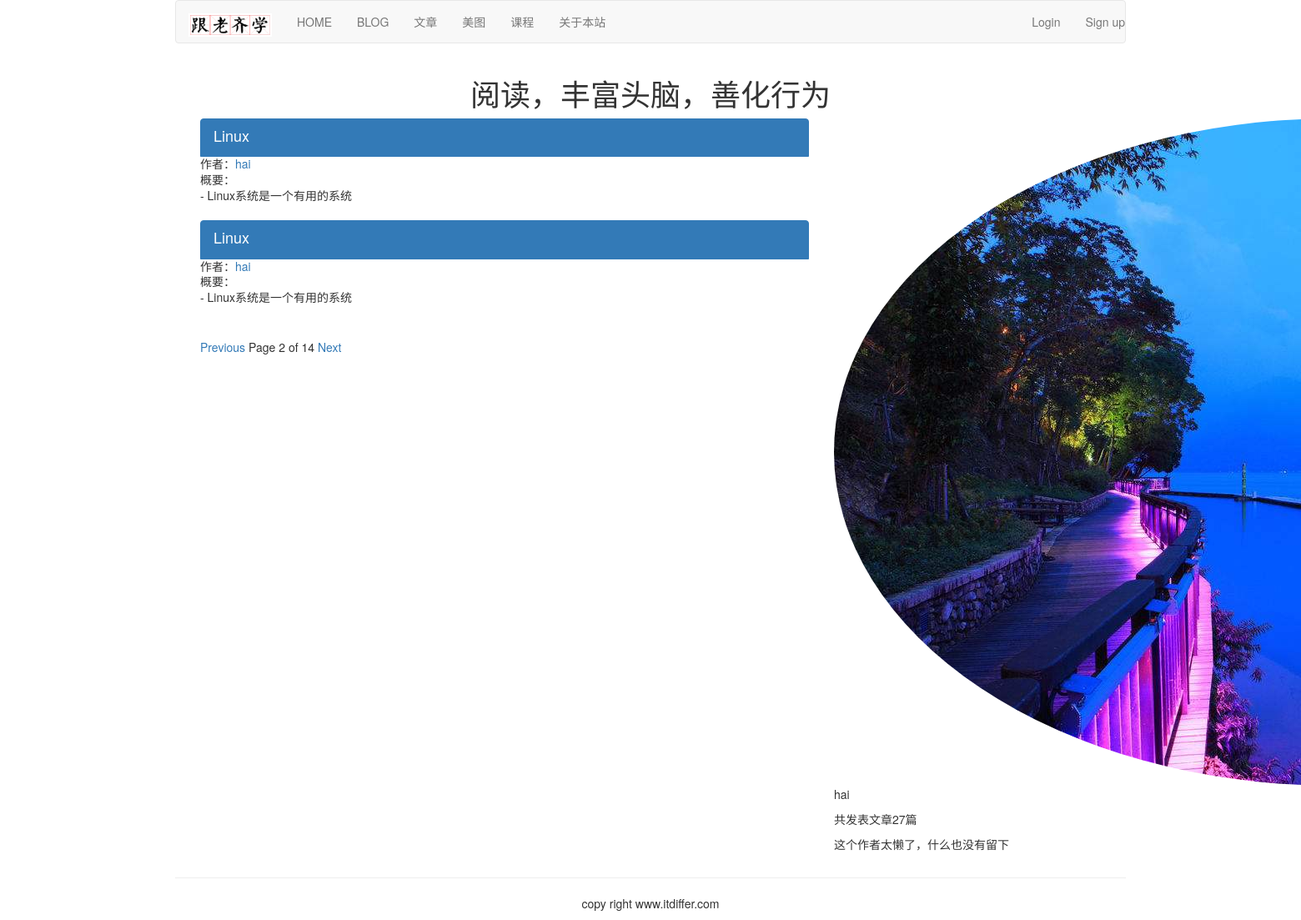
The page /article/list-article-titles/hai/?page=2 on the database its author committed.
### article/models.py (models this page shows, shortened)
class ArticlePost(models.Model):
    author = models.ForeignKey(User, related_name="article", on_delete=models.CASCADE)
    title = models.CharField(max_length=200)
    slug = models.SlugField(max_length=500)
    column = models.ForeignKey(ArticleColumn, related_name="article_column", on_delete=models.CASCADE)
    body = models.TextField()
    created = models.DateTimeField(default=timezone.now())
    updated = models.DateTimeField(auto_now=True)
    users_like = models.ManyToManyField(User, related_name="articles_like", blank=True)
    article_tag = models.ManyToManyField(ArticleTag, related_name='article_tag', blank=True)
    class Meta:
        ordering = ("title",)
        index_together = (('id', 'slug'),)

### article/list_views.py (the view)
# urls.py: path('list-article-titles/', list_views.article_titles, name="article_titles"),
def article_titles(request, username=None):
    if username:
        user = User.objects.get(username=username)
        articles_title = ArticlePost.objects.filter(author=user)
        try:
            userinfo = user.userinfo
        except:
            userinfo = None
    else:
        articles_title = ArticlePost.objects.all()
    paginator = Paginator(articles_title, 2)
    page = request.GET.get('page')
    try:
        current_page = paginator.page(page)
        articles = current_page.object_list
    except PageNotAnInteger:
        current_page = paginator.page(1)
        articles = current_page.object_list
    except EmptyPage:
        current_page = paginator.page(paginator.num_pages)
        articles = current_page.object_list
    if username:
        return render(request, "article/list/author_articles.html", {"articles":articles, "page":current_page, \
                                                                     "userinfo":userinfo, "user":user})
    return render(request, "article/list/article_titles.html", {"articles":articles, "page":current_page})

### article/templatetags/article_tags.py (called while the page is built)
@register.simple_tag
def author_total_articles(user):
    return user.article.count()

### templates/article/list/author_articles.html (shortened to what this page needs)
{% extends "base.html" %}
{% load article_tags %}
{% load staticfiles %}
{% block content %}
<div class="row text-center vertical-middle-sm">
    <h1>阅读，丰富头脑，善化行为</h1>
</div>
<div class="container">
    <div class="col-md-8">
        {% for article in articles %}
        <div class="list-group">
            <a href="{{ article.get_url_path }}" class="list-group-item active">
                <h4 class="list-group-item-heading">{{ article.title }}</h4>
            </a>
            <p class="list-group-item-text">作者：<a href="{% url 'article:author_articles' article.author.username %}">{{ article.author.username }}</a> </p>
            <p class="list-group-item-text">概要：{{ article.body|slice:'70'|linebreaks }}</p>
        </div>
        {% endfor %}
        {% include 'paginator.html' %}
    </div>
    <div class="col-md-4">
        <div>
            {% if userinfo.photo %}
            <img src="{{ userinfo.photo | striptags }}" class="img-circle" id="my_photo"
            name="user_face">
            {% else %}
            <img name="user_face" src="{% static 'images/newton.jpg' %}" class="img-circle"
            id="my_photo">
            {% endif %}
        </div>
        <div>
            <p>{{ user.username }}</p>
            <p>共发表文章{% author_total_articles user %}篇</p>
            {% if userinfo %}
                <p>{{ userinfo.company }}</p>
                <p>{{ userinfo.aboutme }}</p>
            {% else %}
                <p>这个作者太懒了，什么也没有留下</p>
            {% endif %}
        </div>
    </div>
</div>
{% endblock %}

### rows shown on the page
ArticlePost: title "Linux", author.username "hai", body "- Linux系统是一个有用的系统"
ArticlePost: title "Linux", author.username "hai", body "- Linux系统是一个有用的系统"

### other values the page prints
{{ page.number }} "2"
{{ page.paginator.num_pages }} "14"
{{ user.username }} "hai"
